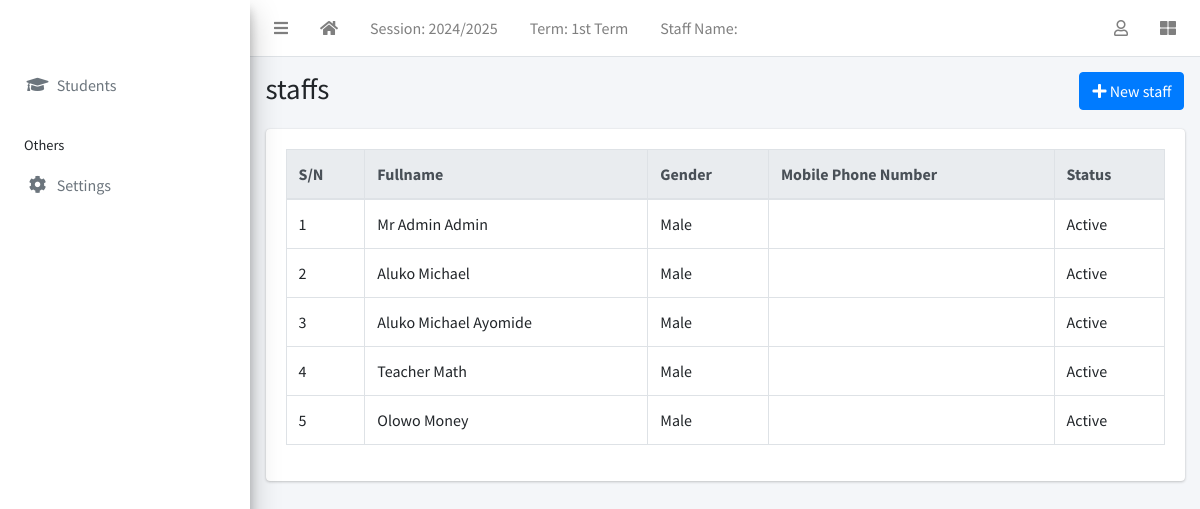
/staff/list/, run on the app's committed database.
### apps/corecode/models.py (models this page shows, shortened)
class AcademicSession(models.Model):
    name = models.CharField(max_length=200, unique=True)
    current = models.BooleanField(default=True)
    class Meta:
        ordering = ["-name"]

class AcademicTerm(models.Model):
    name = models.CharField(max_length=20, unique=True)
    current = models.BooleanField(default=True)
    class Meta:
        ordering = ["name"]

class Staff(models.Model):
    STATUS = [("active", "Active"), ("inactive", "Inactive")]
    GENDER = [("male", "Male"), ("female", "Female")]
    STAFF_TYPE = [("admin", "Admin"), ("teacher", "Teacher"), ("finance", "Finance")]
    user = models.ForeignKey(User, on_delete=models.CASCADE,null=True,blank=True)
    subject = models.ForeignKey(Subject, on_delete=models.CASCADE,null=True,blank=True)
    staff_type = models.CharField(max_length=10, choices=STAFF_TYPE, default="admin")
    current_status = models.CharField(max_length=10, choices=STATUS, default="active")
    surname = models.CharField(max_length=200)
    firstname = models.CharField(max_length=200)
    other_name = models.CharField(max_length=200, blank=True)
    gender = models.CharField(max_length=10, choices=GENDER, default="male")
    date_of_birth = models.DateField(default=timezone.now)
    date_of_admission = models.DateField(default=timezone.now)
    mobile_num_regex = RegexValidator(
        regex="^[0-9]{10,15}$", message="Entered mobile number isn't in a right format!"
    )
    mobile_number = models.CharField(
        validators=[mobile_num_regex], max_length=13, blank=True
    )
    address = models.TextField(blank=True)
    others = models.TextField(blank=True)

### apps/staffs/views.py (the view)
# urls.py: path("list/", StaffListView.as_view(), name="staff-list"),
class StaffListView(ListView):
    model = Staff
    template_name = "staffs/staff_list.html"

### apps/corecode/context_processors.py (called while the page is built, shortened)
def site_defaults(request):
    current_session = AcademicSession.objects.get(current=True)
    current_term = AcademicTerm.objects.get(current=True)
    vals = SiteConfig.objects.all()
    contexts = {
        "current_session": current_session.name,
        "current_term": current_term.name,
    }
    for val in vals:
        contexts[val.key] = val.value
    return contexts

### apps/staffs/templates/staffs/staff_list.html (shortened to what this page needs)
{% extends 'base.html' %}
{% block title %}staffs{% endblock title %}
{% block breadcrumb %}
<a class="btn btn-primary" href="{% url 'staff-create' %}"><i
    class="fas fa-plus"></i> New staff</a>
{% endblock breadcrumb %}
{% block content %}
  <table id="stafftable" class="table table-bordered table-hover">
    <thead class="thead-light">
      <tr>
        <th>S/N</th>
        <th>Fullname</th>
        <th>Gender</th>
        <th>Mobile Phone Number</th>
        <th>Status</th>
      </tr>
    </thead>
    <tbody>
      {% for staff in object_list %}
        <tr class='clickable-row' data-href="{% url 'staff-detail' staff.id %}">
          <td>{{ forloop.counter}}</td>
          <td>{{ staff.surname}} {{staff.firstname }} {{staff.other_name }}</td>
          <td>{{ staff.get_gender_display}}</td>
          <td>{{ staff.parent_mobile_number}}</td>
          <td>{{ staff.get_current_status_display}}</td>
        </tr>
      {% endfor %}
    </tbody>
  </table>
{% endblock content %}

### templates/base.html (shortened to what this page needs)
{% load static %}
<!DOCTYPE html>
<html lang="en">
<head>
  <link rel="stylesheet" href="{% static 'plugins/fontawesome-free/css/all.min.css' %}">
  <link rel="stylesheet" href="{% static 'plugins/toastr/toastr.min.css' %}">
  <link rel="stylesheet"
    href="{% static 'plugins/overlayScrollbars/css/OverlayScrollbars.min.css' %}">
  <link rel="stylesheet" href="{% static 'plugins/Datatables/datatables.min.css' %}" />
  <link rel="stylesheet" href="{% static 'dist/css/adminlte.min.css' %}">
</head>
<body
  class="hold-transition sidebar-mini layout-fixed layout-navbar-fixed layout-footer-fixed">
  <div class="wrapper">
    <nav class="main-header navbar navbar-expand navbar-white navbar-light">
      <ul class="navbar-nav">
        <li class="nav-item">
          <a class="nav-link" data-widget="pushmenu" href="#" role="button"><i
              class="fas fa-bars"></i></a>
        </li>
        <li class="nav-item d-none d-sm-inline-block">
          <a href="{% url 'home' %} " class="nav-link"><i class="fa fa-home"></i></a>
        </li>
        <li class="nav-item d-none d-sm-inline-block">
          <a href="{% url 'current-session' %}" class="nav-link">Session: {{ current_session }}</a>
        </li>
        <li class="nav-item d-none d-sm-inline-block">
          <a href="{% url 'current-session' %}" class="nav-link">Term: {{ current_term }}</a>
        </li>
        <li class="nav-item d-none d-sm-inline-block">
          <a href="{% url 'home' %} " class="nav-link">Staff Name: {{ staff_name }}</a>
        </li>
      </ul>
      <ul class="navbar-nav ml-auto">
        <li class="nav-item dropdown">
          <a class="nav-link" data-toggle="dropdown" href="#">
            <i class="far fa-user"></i>
          </a>
        </li>
        <li class="nav-item">
          <a class="nav-link" data-widget="control-sidebar" data-slide="true"
            href="#" role="button"><i class="fas fa-th-large"></i></a>
        </li>
      </ul>
    </nav>
    <aside class="main-sidebar   elevation-4">
      <a href="{% url 'home' %}" class="brand-link">{{ school_name | default:"MySchool" }}</a>
      <div class="sidebar">
        <nav class="mt-2">
          <ul class="nav nav-pills nav-sidebar flex-column"
            data-widget="treeview" role="menu" data-accordion="false">
            <li class="nav-item">
              <a href="{% url 'student-list' %}" class="nav-link">
                <i class="nav-icon fas fa-graduation-cap"></i>
                <p>
                  Students
                </p>
              </a>
            </li>
            <li class="nav-header">Others</li>
            <li class="nav-item">
              <a href="{% url 'configs' %}" class="nav-link">
                <i class="nav-icon fas fa-cog"></i>
                <p>
                  Settings
                </p>
              </a>
            </li>
          </ul>
        </nav>
      </div>
    </aside>
    <div class="content-wrapper">
      <section class="content-header">
        <div class="container-fluid">
          <div class="row mb-1">
            <div class="col-sm-8">
              <h1>{% block title %}{% endblock title %}</h1>
            </div>
            <div class="col-sm-4">
              <ol class="breadcrumb float-sm-right">
                <li class="breadcrumb-item">{% block breadcrumb %}{% endblock breadcrumb %}</li>
              </ol>
            </div>
          </div>
        </div>
      </section>
      <section class="content">
        <div class="container-fluid">
          <div class="row">
            <div class="col-md-12">
              {% block fullcard %}
              <div class="card">
                <div class="card-body">
                  <div class="row">
                    <div class="col">
                      {% block content %}
                      {% endblock content %}
                    </div>
                  </div>
                </div>
              </div>
              {% endblock fullcard %}
            </div>
          </div>
        </div>
      </section>
    </div>
  </div>
</body>
</html>

### data on the page
AcademicSession: name "2024/2025"
AcademicTerm: name "1st Term"
Staff: surname "Mr Admin", firstname "Admin", gender "Male", current_status "Active"
Staff: surname "Aluko", firstname "Michael", gender "Male", current_status "Active"
Staff: surname "Aluko", firstname "Michael", other_name "Ayomide", gender "Male", current_status "Active"
Staff: surname "Teacher", firstname "Math", gender "Male", current_status "Active"
Staff: surname "Olowo", firstname "Money", gender "Male", current_status "Active"
